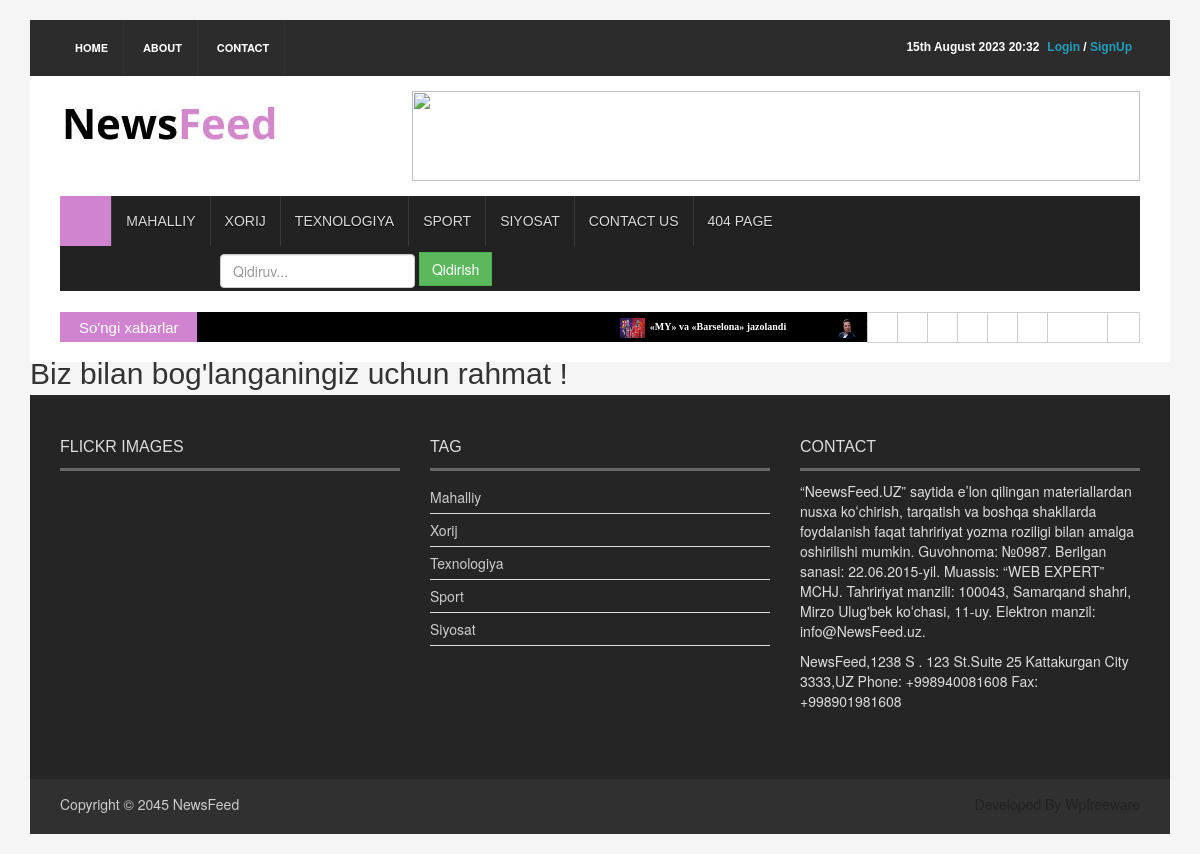
Screenshot of /contact/free/ with the database file from the repository.
### news_app/models.py (models this page shows, shortened)
class News(models.Model, HitCountMixin):
    title = models.CharField(max_length=250)
    slug = models.SlugField(max_length=250)
    body = models.TextField()
    image = models.ImageField(upload_to='news/images')
    category = models.ForeignKey(Category, on_delete=models.CASCADE)
    publish_time = models.DateTimeField(default=timezone.now)
    create_time = models.DateTimeField(auto_now_add=True)
    updated_time = models.DateTimeField(auto_now=True)
    class Status(models.TextChoices):
        Draft = "DF", "Draft"
        Published = "PB", "Published"
    status = models.CharField(max_length=2, choices=Status.choices, default=Status.Draft)
    objects = models.Manager() # default manager
    published = PublishedManager() # yangi o'zimiz yaratgan manager/ faqat Published bo'lganlarni chiqaradi
    class Meta:
        ordering = ('-publish_time',) # Oxirgi qo'shilgan yangilik birinchi chiqadi
    def get_absolute_url(self):
        return reverse("news_detail", args=[self.slug])

class Category(models.Model):
    name = models.CharField(max_length=150)

### news_app/views.py (the view)
# urls.py: path('contact/free/', Contact_postView.as_view(), name='contact_post'),
class Contact_postView(View):
    def get(self, request):
        context = {
        }
        return render(request, 'news/contact_post.html', context=context)

### news_app/context_processor.py (called while the page is built)
def latest_news(request):
    latest_news = News.published.all().order_by('-publish_time')[:10]
    latest_news2 = News.published.all().order_by('-publish_time')[:5]
    sport_news = News.published.filter(category__name='Sport').order_by('-publish_time')[1:5]
    category = Category.objects.all()
    context ={
        "latest_news":latest_news,
        "latest_news2":latest_news2,
        "category":category,
        "sport_news":sport_news,
    }
    return context

### news_app/models.py (called while the page is built)
    def get_queryset(self):
        return super().get_queryset().filter(status=News.Status.Published)

### templates/news/contact_post.html (shortened to what this page needs)
{% extends 'news/base.html' %}
{% load static %}
{% block content %}
<h2>Biz bilan bog'langaningiz uchun rahmat !</h2>
{% endblock content %}

### templates/news/base.html (shortened to what this page needs)
{% load static %}
<!DOCTYPE html>
<html>
<head>
<link rel="stylesheet" type="text/css" href="{% static  'css/bootstrap.min.css' %}">
<link rel="stylesheet" type="text/css" href="{% static  'css/font-awesome.min.css' %}">
<link rel="stylesheet" type="text/css" href="{% static  'css/animate.css' %}">
<link rel="stylesheet" type="text/css" href="{% static  'css/font.css' %}">
<link rel="stylesheet" type="text/css" href="{% static  'css/li-scroller.css' %}">
<link rel="stylesheet" type="text/css" href="{% static  'css/slick.css' %}">
<link rel="stylesheet" type="text/css" href="{% static  'css/jquery.fancybox.css' %}">
<link rel="stylesheet" type="text/css" href="{% static  'css/theme.css' %}">
<link rel="stylesheet" type="text/css" href="{% static  'css/style.css' %}">
</head>
<body>
<div class="container">
  <header id="header">
    <div class="row">
      <div class="col-lg-12 col-md-12 col-sm-12">
        <div class="header_top">
          <div class="header_top_left">
            <ul class="top_nav">
              <li><a href="{% url 'home_page' %}">Home</a></li>
              <li><a href="#">About</a></li>
              <li><a href="{% url 'contact_page' %}">Contact</a></li>
            </ul>
          </div>
          <div class="header_top_right">
            {% if request.user.is_authenticated %}
            <p><a href="{% url 'logout' %}" style="color: red">Logout</a> </p>
            <p> / </p>
               <p><a style="color: #a2d2ff" href="{% url 'user_profile' %}">{{request.user.username}}</a></p>
            {% else %}
                <p><a href="{% url 'login' %}" style="color: #219ebc">Login</a> / <a href="{% url 'register' %}" style="color: #219ebc">SignUp</a> </p>
            {% endif %}
            <p>{% now "jS F Y H:i" %}</p>
          </div>
        </div>
      </div>
      <div class="col-lg-12 col-md-12 col-sm-12">
        <div class="header_bottom">
          <div class="logo_area"><a href="{% url 'home_page' %}" class="logo"><img src="{% static 'images/logo.jpg' %}" alt=""></a></div>
          <div class="add_banner"><a href="#"><img src="{% static 'images/addbanner_728x90_V1.jpg' %}" alt=""></a></div>
        </div>
      </div>
    </div>
  </header>
  <section id="navArea">
    <nav class="navbar navbar-inverse" role="navigation">
      <div id="navbar" class="navbar-collapse collapse">
        <ul class="nav navbar-nav main_nav">
          <li class="active"><a href="{% url 'home_page' %}"><span class="fa fa-home desktop-home"></span><span class="mobile-show">Home</span></a></li>
          <li><a href="{% url 'mahalliy_page' %}">Mahalliy</a></li>
          <li><a href="{% url 'xorij_page' %}">Xorij</a></li>
          <li><a href="{% url 'texnologiya_page' %}">Texnologiya</a></li>
          <li><a href="{% url 'sport_page' %}">Sport</a></li>
          <li><a href="{% url 'siyosat_page' %}">Siyosat</a></li>
          <li><a href="{% url 'contact_page' %}">Contact Us</a></li>
          <li><a href="{% url '404_page' %}">404 Page</a></li>
          <li style="margin-left: 160px; margin-top: 6px">
            <form method="get" class="form-inline" action="{% url 'search' %}">
              <input type="search" name="q" placeholder="Qidiruv..." class="form-control">
              <button type="submit" class="btn btn-success">Qidirish</button>
            </form>
          </li>
        </ul>
      </div>
    </nav>
          <div class="col-lg-12 col-md-12 col-sm-12">
</div>
  </section>
  <section id="newsSection">
    <div class="row">
      <div class="col-lg-12 col-md-12">
        <div class="latest_newsarea"> <span>So'ngi xabarlar</span>
          <ul id="ticker01" class="news_sticker">
            {% for news in latest_news %}
            <li><a href="{{ news.get_absolute_url }}"><img src="{{ news.image.url }}" alt="">{{ news.title }}</a></li>
            {% endfor %}
          </ul>
          <div class="social_area">
            <ul class="social_nav">
              <li class="facebook"><a href="#"></a></li>
              <li class="twitter"><a href="#"></a></li>
              <li class="flickr"><a href="#"></a></li>
              <li class="pinterest"><a href="#"></a></li>
              <li class="googleplus"><a href="#"></a></li>
              <li class="vimeo"><a href="#"></a></li>
              <li class="youtube"><a href="#"></a></li>
              <li class="mail"><a href="#"></a></li>
            </ul>
          </div>
        </div>
      </div>
    </div>
  </section>
{% block content %}
{% endblock content %}
  <footer id="footer">
    <div class="footer_top">
      <div class="row">
        <div class="col-lg-4 col-md-4 col-sm-4">
          <div class="footer_widget wow fadeInLeftBig">
            <h2>Flickr Images</h2>
          </div>
        </div>
        <div class="col-lg-4 col-md-4 col-sm-4">
          <div class="footer_widget wow fadeInDown">
            <h2>Tag</h2>
            <ul class="tag_nav">
              {% for category in category %}
              <li><a href="#">{{category.name}}</a></li>
              {% endfor %}
            </ul>
          </div>
        </div>
        <div class="col-lg-4 col-md-4 col-sm-4">
          <div class="footer_widget wow fadeInRightBig">
            <h2>Contact</h2>
            <p>“NeewsFeed.UZ” saytida eʼlon qilingan materiallardan nusxa koʻchirish, tarqatish va boshqa shakllarda foydalanish faqat tahririyat yozma roziligi bilan amalga oshirilishi mumkin.
Guvohnoma: №0987. Berilgan sanasi: 22.06.2015-yil. Muassis: “WEB EXPERT” MCHJ. Tahririyat manzili: 100043, Samarqand shahri,  Mirzo Ulug'bek koʻchasi, 11-uy. Elektron manzil: info@NewsFeed.uz.
</p>
            <address>
            NewsFeed,1238 S . 123 St.Suite 25 Kattakurgan City 3333,UZ Phone: +998940081608 Fax: +998901981608            </address>
          </div>
        </div>
      </div>
    </div>
    <div class="footer_bottom">
      <p class="copyright">Copyright &copy; 2045 <a href="{% url 'home_page' %}">NewsFeed</a></p>
      <p class="developer">Developed By Wpfreeware</p>
    </div>
  </footer>
</div>
</body>
</html>

### staticfiles/css/li-scroller.css (style rules this page uses)
ul.newsticker { position:relative; left:750px; font:bold 10px Verdana; list-style-type:none; margin:0; padding:0 }
ul.newsticker li { float:left; margin:0; padding:0 }
ul.newsticker a { white-space:nowrap; padding:0; color:#fff; margin:0 50px 0 0 }
ul.newsticker a > img { height:20px; margin-right:5px; width:25px }

### staticfiles/css/theme.css (style rules this page uses)
.navbar-inverse .navbar-nav > .active > a, .navbar-inverse .navbar-nav > .active > a:hover, .navbar-inverse .navbar-nav > .active > a:focus { background-color:#d083cf }
.latest_newsarea span { background:none repeat scroll 0 0 #d083cf }

### rows the page displays
News: image (picture), title "«MY» va «Barselona» jazolandi"
News: image (picture)
Category: name "Mahalliy"
Category: name "Xorij"
Category: name "Texnologiya"
Category: name "Sport"
Category: name "Siyosat"
